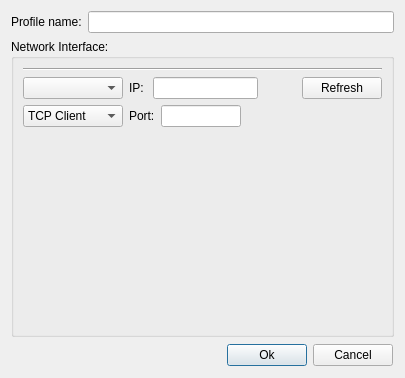
<?xml version="1.0" encoding="UTF-8"?>
<ui version="4.0">
 <class>newDevice</class>
 <widget class="QDialog" name="newDevice">
  <property name="geometry">
   <rect>
    <x>0</x>
    <y>0</y>
    <width>405</width>
    <height>378</height>
   </rect>
  </property>
  <property name="windowTitle">
   <string>Open Com Port</string>
  </property>
  <layout class="QVBoxLayout" name="verticalLayout">
   <item>
    <layout class="QHBoxLayout" name="horizontalLayout_3">
     <item>
      <widget class="QLabel" name="label">
       <property name="text">
        <string>Profile name:</string>
       </property>
      </widget>
     </item>
     <item>
      <widget class="QLineEdit" name="leProfileName"/>
     </item>
    </layout>
   </item>
   <item>
    <widget class="QGroupBox" name="groupBox_3">
     <property name="title">
      <string>Network Interface:</string>
     </property>
     <layout class="QVBoxLayout" name="verticalLayout_2">
      <item>
       <widget class="Line" name="line">
        <property name="orientation">
         <enum>Qt::Horizontal</enum>
        </property>
       </widget>
      </item>
      <item>
       <layout class="QHBoxLayout" name="horizontalLayout_2">
        <item>
         <widget class="QComboBox" name="comboBox_Interface">
          <property name="sizePolicy">
           <sizepolicy hsizetype="Preferred" vsizetype="Fixed">
            <horstretch>0</horstretch>
            <verstretch>0</verstretch>
           </sizepolicy>
          </property>
          <property name="minimumSize">
           <size>
            <width>100</width>
            <height>0</height>
           </size>
          </property>
          <property name="maximumSize">
           <size>
            <width>200</width>
            <height>16777215</height>
           </size>
          </property>
          <property name="editable">
           <bool>false</bool>
          </property>
         </widget>
        </item>
        <item>
         <widget class="QLabel" name="label_2">
          <property name="sizePolicy">
           <sizepolicy hsizetype="Preferred" vsizetype="Preferred">
            <horstretch>0</horstretch>
            <verstretch>0</verstretch>
           </sizepolicy>
          </property>
          <property name="text">
           <string>IP: </string>
          </property>
         </widget>
        </item>
        <item>
         <widget class="QLineEdit" name="lineEdit_LocalIP"/>
        </item>
        <item>
         <spacer name="horizontalSpacer_5">
          <property name="orientation">
           <enum>Qt::Horizontal</enum>
          </property>
          <property name="sizeHint" stdset="0">
           <size>
            <width>40</width>
            <height>20</height>
           </size>
          </property>
         </spacer>
        </item>
        <item>
         <widget class="QPushButton" name="button_Refresh">
          <property name="text">
           <string>Refresh</string>
          </property>
         </widget>
        </item>
       </layout>
      </item>
      <item>
       <layout class="QHBoxLayout" name="horizontalLayout_4">
        <item>
         <widget class="QComboBox" name="comboBox_Interface_2">
          <property name="sizePolicy">
           <sizepolicy hsizetype="Preferred" vsizetype="Fixed">
            <horstretch>0</horstretch>
            <verstretch>0</verstretch>
           </sizepolicy>
          </property>
          <property name="minimumSize">
           <size>
            <width>100</width>
            <height>0</height>
           </size>
          </property>
          <property name="maximumSize">
           <size>
            <width>200</width>
            <height>16777215</height>
           </size>
          </property>
          <item>
           <property name="text">
            <string>TCP Client</string>
           </property>
          </item>
          <item>
           <property name="text">
            <string>TCP Server</string>
           </property>
          </item>
          <item>
           <property name="text">
            <string>UDP</string>
           </property>
          </item>
         </widget>
        </item>
        <item>
         <widget class="QLabel" name="label_3">
          <property name="sizePolicy">
           <sizepolicy hsizetype="Preferred" vsizetype="Preferred">
            <horstretch>0</horstretch>
            <verstretch>0</verstretch>
           </sizepolicy>
          </property>
          <property name="text">
           <string>Port:</string>
          </property>
         </widget>
        </item>
        <item>
         <widget class="QLineEdit" name="lineEdit_UdpListenPort">
          <property name="sizePolicy">
           <sizepolicy hsizetype="Preferred" vsizetype="Preferred">
            <horstretch>0</horstretch>
            <verstretch>0</verstretch>
           </sizepolicy>
          </property>
          <property name="minimumSize">
           <size>
            <width>80</width>
            <height>0</height>
           </size>
          </property>
          <property name="maximumSize">
           <size>
            <width>80</width>
            <height>16777215</height>
           </size>
          </property>
         </widget>
        </item>
        <item>
         <spacer name="horizontalSpacer_2">
          <property name="orientation">
           <enum>Qt::Horizontal</enum>
          </property>
          <property name="sizeHint" stdset="0">
           <size>
            <width>40</width>
            <height>20</height>
           </size>
          </property>
         </spacer>
        </item>
       </layout>
      </item>
      <item>
       <spacer name="verticalSpacer">
        <property name="orientation">
         <enum>Qt::Vertical</enum>
        </property>
        <property name="sizeHint" stdset="0">
         <size>
          <width>20</width>
          <height>40</height>
         </size>
        </property>
       </spacer>
      </item>
     </layout>
    </widget>
   </item>
   <item>
    <widget class="QWidget" name="widget" native="true">
     <layout class="QHBoxLayout" name="horizontalLayout">
      <property name="leftMargin">
       <number>1</number>
      </property>
      <property name="topMargin">
       <number>1</number>
      </property>
      <property name="rightMargin">
       <number>1</number>
      </property>
      <property name="bottomMargin">
       <number>1</number>
      </property>
      <item>
       <spacer name="horizontalSpacer">
        <property name="orientation">
         <enum>Qt::Horizontal</enum>
        </property>
        <property name="sizeHint" stdset="0">
         <size>
          <width>250</width>
          <height>20</height>
         </size>
        </property>
       </spacer>
      </item>
      <item>
       <widget class="QPushButton" name="pbOK">
        <property name="text">
         <string>Ok</string>
        </property>
        <property name="icon">
         <iconset>
          <normaloff>:/Icons/Icons/ok.png</normaloff>:/Icons/Icons/ok.png</iconset>
        </property>
        <property name="default">
         <bool>true</bool>
        </property>
       </widget>
      </item>
      <item>
       <widget class="QPushButton" name="pbCancel">
        <property name="text">
         <string>Cancel</string>
        </property>
       </widget>
      </item>
     </layout>
    </widget>
   </item>
  </layout>
 </widget>
 <tabstops>
  <tabstop>pbOK</tabstop>
 </tabstops>
 <resources/>
 <connections/>
</ui>
